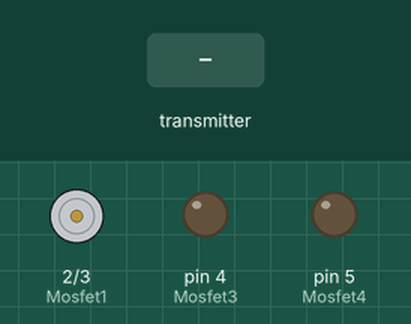
This sketch was run on a simulated Arduino Uno, built with avr-gcc and run on an emulated ATmega328P. Shown: motor-driver pin pairs drawn as motors (green arrow = first pin HIGH = forward, orange = second pin HIGH = backward, longer = more drive), output pins drawn as LEDs (lit = HIGH). The inputs (shaded band) are chosen by the test bench. No radio packets arrive unless stated.

Above: at 1.2 s.
1.3 s: the transmitter starts sending buttonval1 = 0
At 1.6 s:
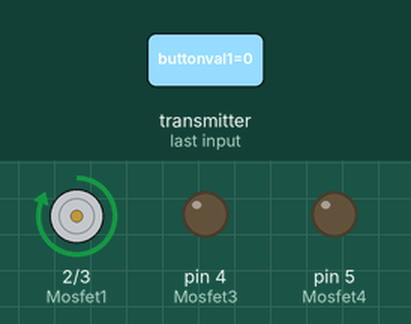
2.8 s: the transmitter starts sending buttonval1 = 1
At 4.1 s:
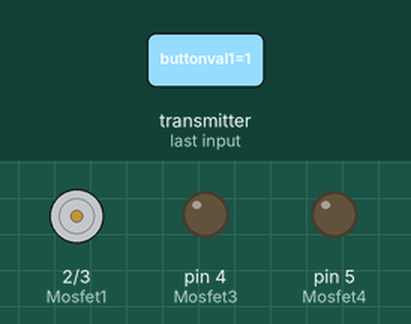
Timing chart, 0 to 5.8 s (numbered marks = the images above; inputs shaded):
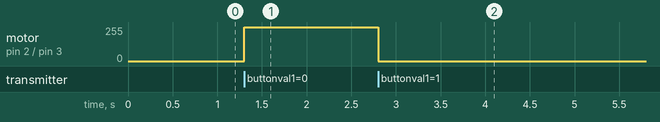

Measured:
- after the input at 1.3 s, motor on pin 2 (Mosfet1) / pin 3 (Mosfet2): stopped → forward 255/255 at once
- after the input at 2.8 s, motor on pin 2 (Mosfet1) / pin 3 (Mosfet2): forward 255/255 → stopped at once

The sketch:

receiver_Node1.ino
```cpp
#include <SPI.h>
#include <nRF24L01.h>
#include <RF24.h>

RF24 radio(7, 8); // CE, CSN

int buttonval1 = 1;
int buttonval2 = 1;
int buttonval3 = 1;
int buttonval4 = 1;

int Mosfet1 = 2;
int Mosfet2 = 3;
int Mosfet3 = 4;
int Mosfet4 = 5;

const byte address[6] = "Node1";


void setup() {

  Serial.begin(9600);
  pinMode(Mosfet1, OUTPUT);
  pinMode(Mosfet2, OUTPUT);
  pinMode(Mosfet3, OUTPUT);
  pinMode(Mosfet4, OUTPUT);

  radio.begin();
  radio.openReadingPipe(0, address);
  radio.setPALevel(RF24_PA_MIN);
}

void loop() {
  radio.startListening();
  while (!radio.available());
  radio.read(&buttonval1, sizeof(buttonval1));
  radio.read(&buttonval2, sizeof(buttonval2));
  radio.read(&buttonval3, sizeof(buttonval3));
  radio.read(&buttonval4, sizeof(buttonval4));


  if (buttonval1 == 0) {
    digitalWrite(Mosfet1, HIGH);
    delay(100);
  }

  else if (buttonval2 == 0) {
    digitalWrite(Mosfet2, HIGH);
    delay(100);
  }

  else if (buttonval3 == 0) {
    digitalWrite(Mosfet3, HIGH);
    delay(100);
  }

  else if (buttonval4 == 0) {
    digitalWrite(Mosfet4, HIGH);
    delay(100);
  }

  else {
    digitalWrite(Mosfet1, LOW);
    digitalWrite(Mosfet2, LOW);
    digitalWrite(Mosfet3, LOW);
    digitalWrite(Mosfet4, LOW);

  }


}
```
